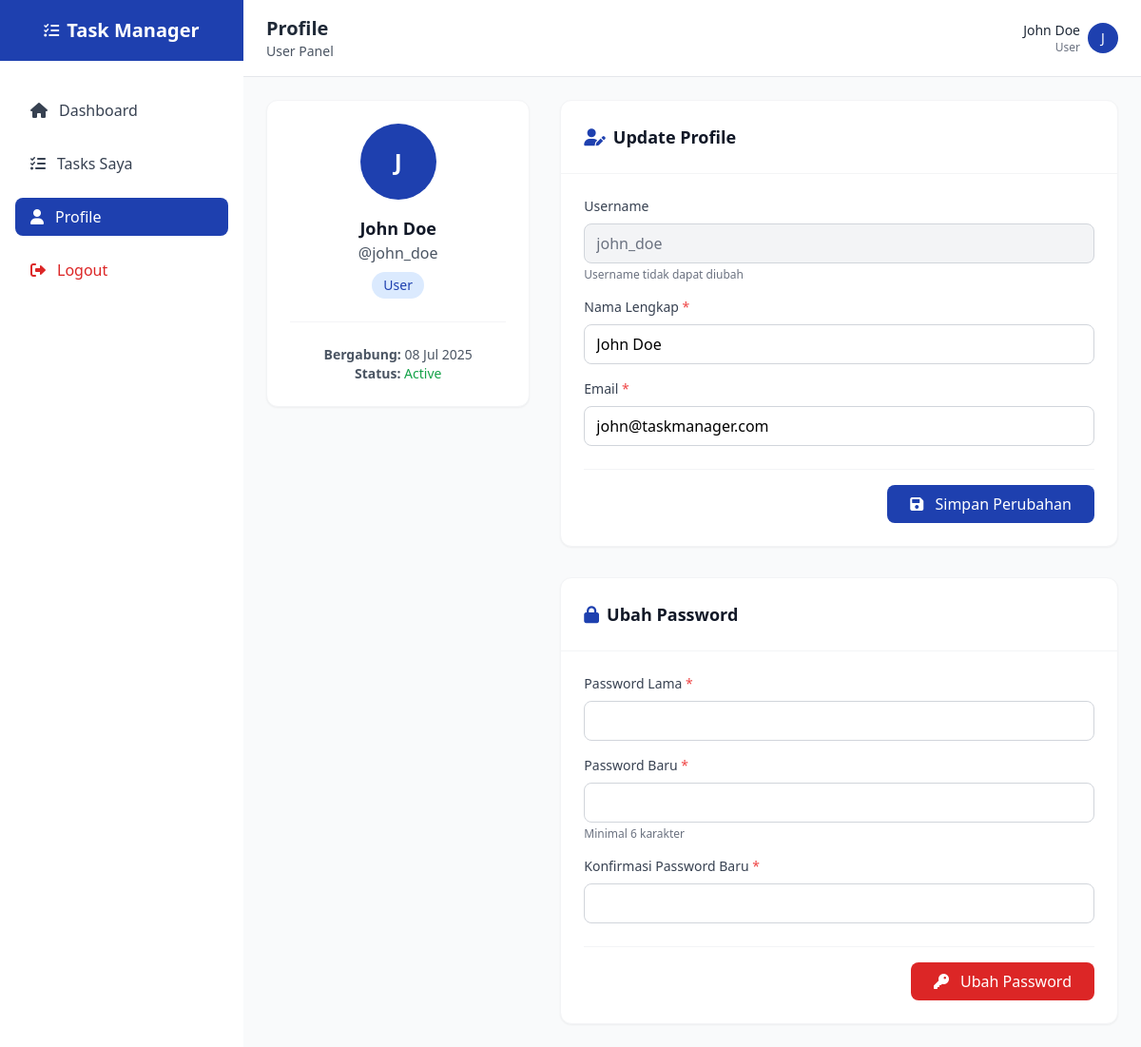
The app's page /profile.php (signed in) with its own data.
### tables this page shows
CREATE TABLE IF NOT EXISTS users (
    id INT AUTO_INCREMENT PRIMARY KEY,
    username VARCHAR(50) UNIQUE NOT NULL,
    email VARCHAR(100) UNIQUE NOT NULL,
    password VARCHAR(255) NOT NULL,
    full_name VARCHAR(100) NOT NULL,
    role ENUM('user', 'manager') DEFAULT 'user',
    status ENUM('active', 'inactive') DEFAULT 'active',
    created_at TIMESTAMP DEFAULT CURRENT_TIMESTAMP,
    updated_at TIMESTAMP DEFAULT CURRENT_TIMESTAMP ON UPDATE CURRENT_TIMESTAMP
);

### config/session.php (called while the page is built, shortened)
<?php
function isLoggedIn() {
    return isset($_SESSION['user_id']) && !empty($_SESSION['user_id']);
}
function getCurrentUser() {
    if (isLoggedIn()) {
        return [
            'id' => $_SESSION['user_id'],
            'username' => $_SESSION['username'],
            'email' => $_SESSION['email'],
            'role' => $_SESSION['role'],
            'full_name' => $_SESSION['full_name']
        ];
    }
    return null;
}
function hasRole($role) {
    $user = getCurrentUser();
    return $user && $user['role'] === $role;
}
function isManager() {
    return hasRole('manager');
}
?>

### config/database.php (called while the page is built, shortened)
<?php
function getConnection() {
    try {
        $pdo = new PDO("mysql:host=" . DB_HOST . ";dbname=" . DB_NAME, DB_USER, DB_PASS);
        $pdo->setAttribute(PDO::ATTR_ERRMODE, PDO::ERRMODE_EXCEPTION);
        $pdo->setAttribute(PDO::ATTR_DEFAULT_FETCH_MODE, PDO::FETCH_ASSOC);
        return $pdo;
    } catch(PDOException $e) {
        die("Koneksi database gagal: " . $e->getMessage());
    }
}
function executeQuery($sql, $params = []) {
    $pdo = getConnection();
    $stmt = $pdo->prepare($sql);
    $stmt->execute($params);
    return $stmt;
}
function fetchOne($sql, $params = []) {
    $stmt = executeQuery($sql, $params);
    return $stmt->fetch();
}
?>

### profile.php (the view, shortened to what this page needs)
<?php
require_once 'config/database.php';
require_once 'config/session.php';
$pageTitle = 'Profile';
$currentUser = getCurrentUser();
$userData = fetchOne("SELECT * FROM users WHERE id = ?", [$currentUser['id']]);
include 'includes/header.php';
?>
<div class="max-w-4xl mx-auto">
    <div class="grid grid-cols-1 lg:grid-cols-3 gap-8">
        <div class="lg:col-span-1">
            <div class="bg-white rounded-xl shadow-sm border border-gray-100 p-6 text-center">
                <div class="h-20 w-20 bg-primary rounded-full flex items-center justify-center text-white text-2xl font-bold mx-auto mb-4">
                    <?php echo strtoupper(substr($userData['full_name'], 0, 1)); ?>
                </div>
                <h3 class="text-lg font-semibold text-gray-900"><?php echo htmlspecialchars($userData['full_name']); ?></h3>
                <p class="text-gray-600">@<?php echo htmlspecialchars($userData['username']); ?></p>
                <span class="inline-block px-3 py-1 bg-blue-100 text-blue-800 text-sm font-medium rounded-full mt-2">
                    <?php echo ucfirst($userData['role']); ?>
                </span>
                <div class="mt-6 pt-6 border-t border-gray-100">
                    <div class="text-sm text-gray-600">
                        <p><strong>Bergabung:</strong> <?php echo date('d M Y', strtotime($userData['created_at'])); ?></p>
                        <p><strong>Status:</strong>
                            <span class="<?php echo $userData['status'] === 'active' ? 'text-green-600' : 'text-red-600'; ?>">
                                <?php echo ucfirst($userData['status']); ?>
                            </span>
                        </p>
                    </div>
                </div>
            </div>
        </div>
        <div class="lg:col-span-2 space-y-8">
            <div class="bg-white rounded-xl shadow-sm border border-gray-100">
                <div class="p-6 border-b border-gray-100">
                    <h3 class="text-lg font-semibold text-gray-900 flex items-center">
                        <i class="fas fa-user-edit text-primary mr-2"></i>
                        Update Profile
                    </h3>
                </div>
                <form method="POST" action="" class="p-6">
                    <div class="space-y-4">
                        <div>
                            <label for="username" class="block text-sm font-medium text-gray-700 mb-2">
                                Username
                            </label>
                            <input
                                type="text"
                                id="username"
                                value="<?php echo htmlspecialchars($userData['username']); ?>"
                                class="w-full px-3 py-2 border border-gray-300 rounded-lg bg-gray-100 text-gray-500"
                                disabled
                            >
                            <p class="text-xs text-gray-500 mt-1">Username tidak dapat diubah</p>
                        </div>
                        <div>
                            <label for="full_name" class="block text-sm font-medium text-gray-700 mb-2">
                                Nama Lengkap <span class="text-red-500">*</span>
                            </label>
                            <input
                                type="text"
                                id="full_name"
                                name="full_name"
                                class="w-full px-3 py-2 border border-gray-300 rounded-lg focus:outline-none focus:ring-2 focus:ring-primary"
                                value="<?php echo htmlspecialchars($userData['full_name']); ?>"
                                required
                            >
                        </div>
                        <div>
                            <label for="email" class="block text-sm font-medium text-gray-700 mb-2">
                                Email <span class="text-red-500">*</span>
                            </label>
                            <input
                                type="email"
                                id="email"
                                name="email"
                                class="w-full px-3 py-2 border border-gray-300 rounded-lg focus:outline-none focus:ring-2 focus:ring-primary"
                                value="<?php echo htmlspecialchars($userData['email']); ?>"
                                required
                            >
                        </div>
                    </div>
                    <div class="flex justify-end mt-6 pt-4 border-t border-gray-100">
                        <button
                            type="submit"
                            class="px-6 py-2 bg-primary text-white rounded-lg hover:bg-blue-700 font-medium"
                        >
                            <i class="fas fa-save mr-2"></i>
                            Simpan Perubahan
                        </button>
                    </div>
                </form>
            </div>
            <div class="bg-white rounded-xl shadow-sm border border-gray-100">
                <div class="p-6 border-b border-gray-100">
                    <h3 class="text-lg font-semibold text-gray-900 flex items-center">
                        <i class="fas fa-lock text-primary mr-2"></i>
                        Ubah Password
                    </h3>
                </div>
                <form method="POST" action="" class="p-6">
                    <div class="space-y-4">
                        <div>
                            <label for="current_password" class="block text-sm font-medium text-gray-700 mb-2">
                                Password Lama <span class="text-red-500">*</span>
                            </label>
                            <input
                                type="password"
                                id="current_password"
                                name="current_password"
                                class="w-full px-3 py-2 border border-gray-300 rounded-lg focus:outline-none focus:ring-2 focus:ring-primary"
                                required
                            >
                        </div>
                        <div>
                            <label for="new_password" class="block text-sm font-medium text-gray-700 mb-2">
                                Password Baru <span class="text-red-500">*</span>
                            </label>
                            <input
                                type="password"
                                id="new_password"
                                name="new_password"
                                class="w-full px-3 py-2 border border-gray-300 rounded-lg focus:outline-none focus:ring-2 focus:ring-primary"
                                minlength="6"
                                required
                            >
                            <p class="text-xs text-gray-500 mt-1">Minimal 6 karakter</p>
                        </div>
                        <div>
                            <label for="confirm_password" class="block text-sm font-medium text-gray-700 mb-2">
                                Konfirmasi Password Baru <span class="text-red-500">*</span>
                            </label>
                            <input
                                type="password"
                                id="confirm_password"
                                name="confirm_password"
                                class="w-full px-3 py-2 border border-gray-300 rounded-lg focus:outline-none focus:ring-2 focus:ring-primary"
                                minlength="6"
                                required
                            >
                        </div>
                    </div>
                    <div class="flex justify-end mt-6 pt-4 border-t border-gray-100">
                        <button
                            type="submit"
                            class="px-6 py-2 bg-red-600 text-white rounded-lg hover:bg-red-700 font-medium"
                        >
                            <i class="fas fa-key mr-2"></i>
                            Ubah Password
                        </button>
                    </div>
                </form>
            </div>
        </div>
    </div>
</div>
<?php include 'includes/footer.php'; ?>

### includes/header.php (shortened to what this page needs)
<!DOCTYPE html>
<html lang="id">
<head>
    <script src="https://cdn.tailwindcss.com"></script>
    <link rel="stylesheet" href="https://cdnjs.cloudflare.com/ajax/libs/font-awesome/6.0.0/css/all.min.css">
</head>
<body class="bg-gray-50">
    <?php if (isLoggedIn()): ?>
    <div class="flex h-screen bg-gray-50">
        <div class="w-64 bg-white shadow-lg">
            <div class="flex items-center justify-center h-16 bg-primary text-white">
                <i class="fas fa-tasks mr-2"></i>
                <h1 class="text-xl font-bold">Task Manager</h1>
            </div>
            <nav class="mt-6">
                <?php if (isManager()): ?>
                <div class="px-4 py-2">
                    <a href="manager-dashboard.php" class="flex items-center px-4 py-2 text-gray-700 hover:bg-blue-50 hover:text-primary rounded-lg <?php echo basename($_SERVER['PHP_SELF']) == 'manager-dashboard.php' ? 'bg-primary text-white' : ''; ?>">
                        <i class="fas fa-chart-pie mr-3"></i>
                        Dashboard
                    </a>
                </div>
                <div class="px-4 py-2">
                    <a href="all-tasks.php" class="flex items-center px-4 py-2 text-gray-700 hover:bg-blue-50 hover:text-primary rounded-lg <?php echo basename($_SERVER['PHP_SELF']) == 'all-tasks.php' ? 'bg-primary text-white' : ''; ?>">
                        <i class="fas fa-list-check mr-3"></i>
                        Semua Tasks
                    </a>
                </div>
                <div class="px-4 py-2">
                    <a href="create-task.php" class="flex items-center px-4 py-2 text-gray-700 hover:bg-blue-50 hover:text-primary rounded-lg <?php echo basename($_SERVER['PHP_SELF']) == 'create-task.php' ? 'bg-primary text-white' : ''; ?>">
                        <i class="fas fa-plus-circle mr-3"></i>
                        Buat Task Baru
                    </a>
                </div>
                <div class="px-4 py-2">
                    <a href="manage-users.php" class="flex items-center px-4 py-2 text-gray-700 hover:bg-blue-50 hover:text-primary rounded-lg <?php echo basename($_SERVER['PHP_SELF']) == 'manage-users.php' ? 'bg-primary text-white' : ''; ?>">
                        <i class="fas fa-users mr-3"></i>
                        Kelola Users
                    </a>
                </div>
                <!-- <div class="px-4 py-2">
                    <a href="reports.php" class="flex items-center px-4 py-2 text-gray-700 hover:bg-blue-50 hover:text-primary rounded-lg <?php echo basename($_SERVER['PHP_SELF']) == 'reports.php' ? 'bg-primary text-white' : ''; ?>">
                        <i class="fas fa-chart-bar mr-3"></i>
                        Laporan
                    </a>
                </div> -->
                <?php else: ?>
                <div class="px-4 py-2">
                    <a href="user-dashboard.php" class="flex items-center px-4 py-2 text-gray-700 hover:bg-blue-50 hover:text-primary rounded-lg <?php echo basename($_SERVER['PHP_SELF']) == 'user-dashboard.php' ? 'bg-primary text-white' : ''; ?>">
                        <i class="fas fa-home mr-3"></i>
                        Dashboard
                    </a>
                </div>
                <div class="px-4 py-2">
                    <a href="my-tasks.php" class="flex items-center px-4 py-2 text-gray-700 hover:bg-blue-50 hover:text-primary rounded-lg <?php echo basename($_SERVER['PHP_SELF']) == 'my-tasks.php' ? 'bg-primary text-white' : ''; ?>">
                        <i class="fas fa-tasks mr-3"></i>
                        Tasks Saya
                    </a>
                </div>
                <?php endif; ?>
                <div class="px-4 py-2">
                    <a href="profile.php" class="flex items-center px-4 py-2 text-gray-700 hover:bg-blue-50 hover:text-primary rounded-lg <?php echo basename($_SERVER['PHP_SELF']) == 'profile.php' ? 'bg-primary text-white' : ''; ?>">
                        <i class="fas fa-user mr-3"></i>
                        Profile
                    </a>
                </div>
                <div class="px-4 py-2">
                    <a href="logout.php" class="flex items-center px-4 py-2 text-red-600 hover:bg-red-50 rounded-lg">
                        <i class="fas fa-sign-out-alt mr-3"></i>
                        Logout
                    </a>
                </div>
            </nav>
        </div>
        <div class="flex-1 flex flex-col overflow-hidden">
            <header class="bg-white shadow-sm border-b border-gray-200">
                <div class="flex justify-between items-center px-6 py-4">
                    <div>
                        <h2 class="text-xl font-semibold text-gray-800">
                            <?php echo isset($pageTitle) ? $pageTitle : 'Dashboard'; ?>
                        </h2>
                        <p class="text-sm text-gray-600">
                            <?php echo isManager() ? 'Manager Panel' : 'User Panel'; ?>
                        </p>
                    </div>
                    <div class="flex items-center space-x-4">
                        <div class="flex items-center space-x-2">
                            <div class="text-right">
                                <div class="text-sm font-medium text-gray-800"><?php echo getCurrentUser()['full_name']; ?></div>
                                <div class="text-xs text-gray-500 capitalize"><?php echo getCurrentUser()['role']; ?></div>
                            </div>
                            <div class="h-8 w-8 bg-primary rounded-full flex items-center justify-center text-white text-sm font-medium">
                                <?php echo strtoupper(substr(getCurrentUser()['full_name'], 0, 1)); ?>
                            </div>
                        </div>
                    </div>
                </div>
            </header>
            <main class="flex-1 overflow-x-hidden overflow-y-auto bg-gray-50 p-6">
    <?php endif; ?>

### records on screen
users: full_name "John Doe", role "User", full_name "J", username "john_doe", created_at "08 Jul 2025", status "Active", email "john@taskmanager.com"

### other values on screen
$pageTitle "Profile"
